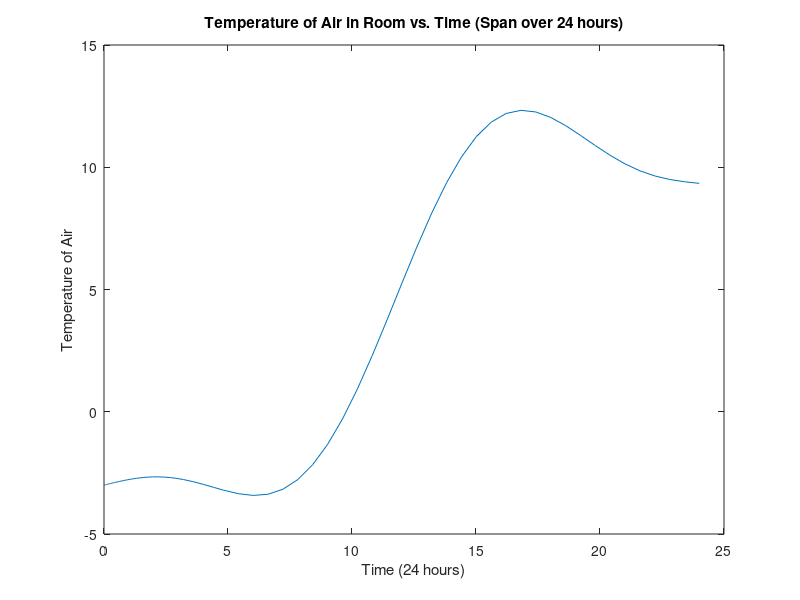

This figure's MATLAB source: (Note: this script raises an error after producing the figure.)
% QEA II - Project 1 (Passive Solar Tiny House for MA) %

% Values given to us%
T_out = -3; % Temperature outside
m = 250; % (in kg) V = 250 Liters, d = 1 cm^3 
c = 4186; % units: J/kg - K

% Specific Heat Capacity %
C_HeatStorage = m * c;


% Heat Transfer Coefficient (W/m^2-K)%
h_indoor = 15; % heat transfer coefficient for indoors
h_outdoor = 30; % heat transfer coefficient for outdoors 
h_window = 0.7; % heat transfer coefficient for double-panned windows 

% Thermal Conductivity (W/m-k) %
k_fginsulation = 0.04; % thermal conductivity of fiberglass insulation 
k_wall = 0.15; % thermal conductivity of insulated brick  
k_roof = 0.07; % thermal conductivity of concrete !!! need to change this to insulated concrete -> 0.07 - 0.33 values
k_floor = 0.07; % thermal conductivity of tile floor

% Thickness of Elements (m) % 
L_wall = 1.5; % thickness of wall 
L_roof = 1.0; % thickness of roof
L_floor = 1.0; % thickness of floor
L_window = 0.25; %thickness of window (curtain window)

% Surface Area of Elements (m^2)%
A_floor = 9.3025; % area of *soon to be concrete* floor (3.05 x 3.05)
A_wall = 9.3025; % area of brick wall (3.05 x 3.05)
A_roof = 9.3025; % area of concrete roof (3.05 x 3.05)
A_window = 9.3025; % area of window (3.05 x 3.05)

% Resistance of housing elements (K/W)% 
R_floor = (1/(h_indoor * A_floor)) + (L_floor/(k_floor * A_floor)) + (1/(h_outdoor * A_floor)) ; 
R_wall = (1/(h_indoor * A_wall)) + (L_wall/(k_wall * A_wall)) + (1/(h_outdoor * A_wall));
R_roof = (1/(h_indoor * A_roof)) + (L_roof/(k_roof * A_roof)) + (1/(h_outdoor * A_roof));
R_window = (1/(h_indoor * A_window)) + (1/(h_window * A_window)) + (1/(h_outdoor * A_window));

%Calculating total resistance of system (K/W)%
R_total = ((1/R_floor) + (1/R_wall) + (1/R_roof) + (1/R_window))^(-1); 

% Plotting and Solving ODE %
%Q_in = -361*cos((3.14*t)/(12*3600)) + 224*cos((3.14*t)/(6*3600)) + 210; % Temperature modeled as a function of time %
tspan = [0 86400*10];
[t, T] = ode45(@(t,T) (((T - T_out)/ R_total) - (-361*cos((3.14*t)/(12*3600)) + 224*cos((3.14*t)/(6*3600)) + 210)) / (-C_HeatStorage) , tspan, -3);
plot(t/86400, T, '-');
title('Temperature of Air in Room vs. Time (Span over 10 days)');
xlabel('Time (days)');
ylabel('Temperature of Air');

% Plotting First 24 hours%
tspan = [0 86400];
[t, T] = ode45(@(t,T) (((T - T_out)/ R_total) - (-361*cos((3.14*t)/(12*3600)) + 224*cos((3.14*t)/(6*3600)) + 210)) / (-C_HeatStorage) , tspan, -3);
plot(t/3600, T, '-');
title('Temperature of Air in Room vs. Time (Span over 24 hours)');
xlabel('Time (24 hours)');
ylabel('Temperature of Air');

% Plotting 24 hours once reached equillibrium%
tspan = [0 86400*10];
[t, T] = ode45(@(t,T) (((T - T_out)/ R_total) - (-361*cos((3.14*t)/(12*3600)) + 224*cos((3.14*t)/(6*3600)) + 210)) / (-C_HeatStorage) , tspan, -3);
plot(t/86400, smooth(T), '-');
title('Temperature of Air in Room vs. Time (24 hours reached equillibrium)');
xlabel('Time (24 hours)');
ylabel('Temperature of Air');
xlim([5,6]);
